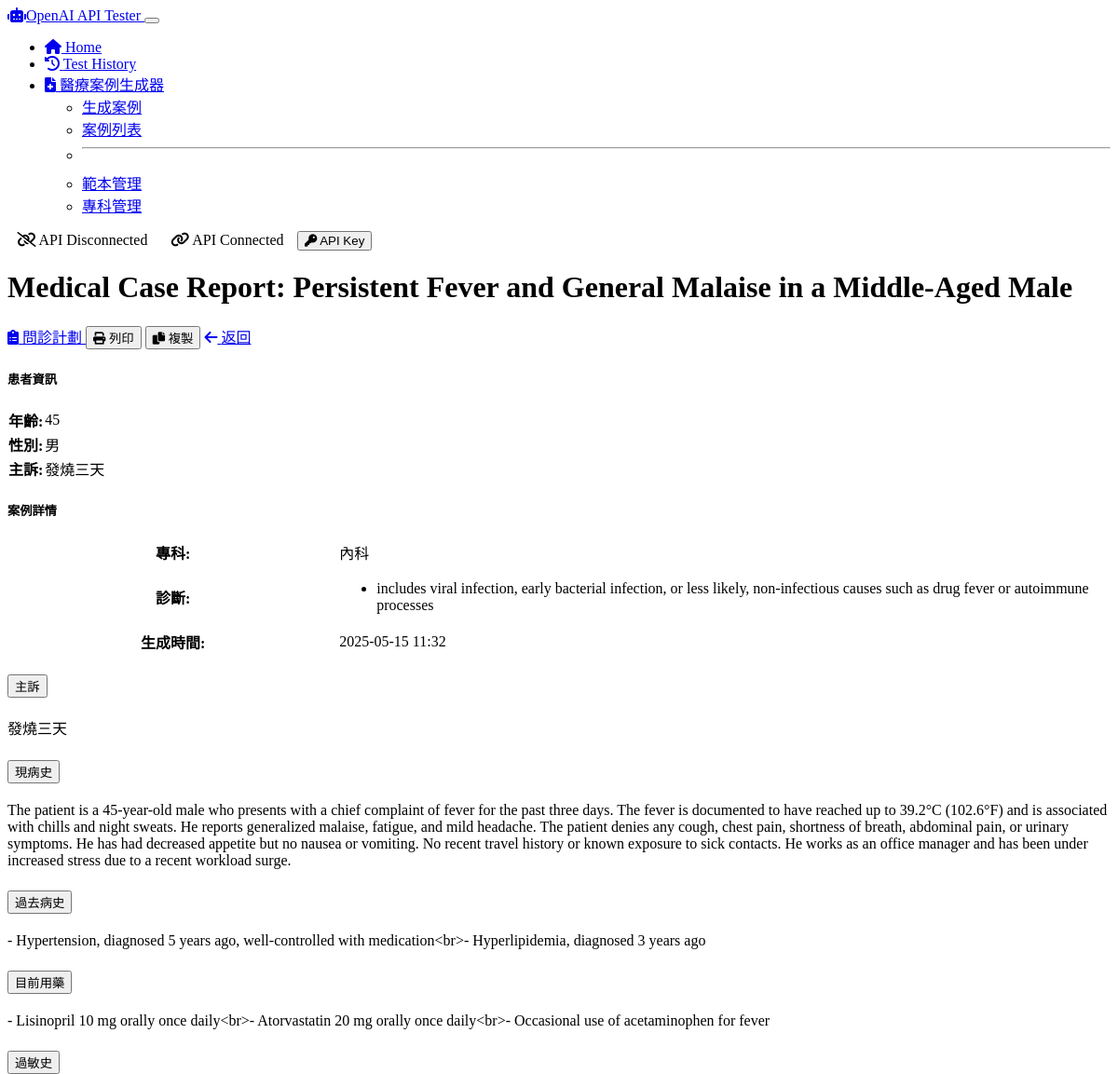
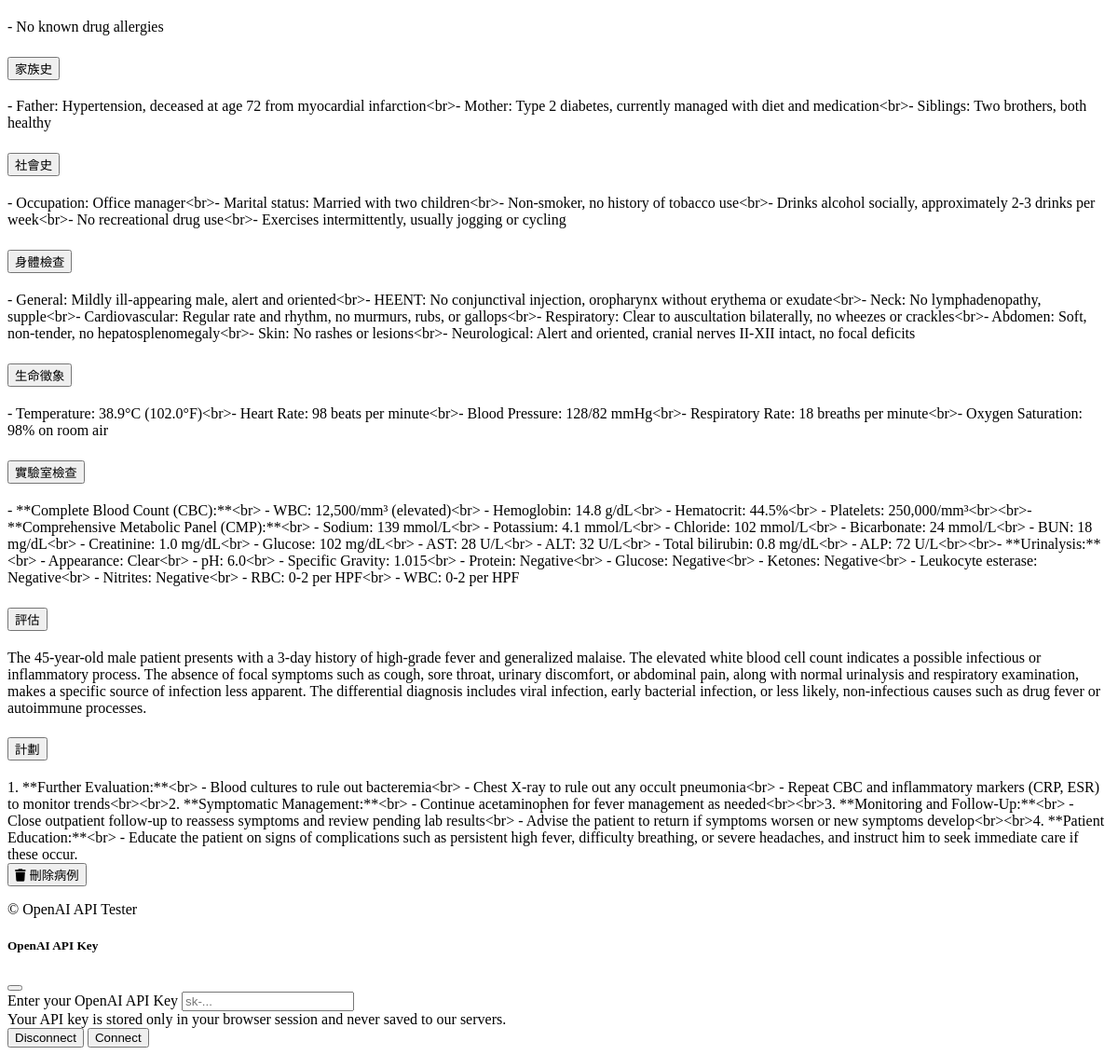
Screenshot of /medical/case/1 with the database file from the repository (2 pictures, top to bottom).
### models/medical_case.py (models this page shows, shortened)
class MedicalCase(db.Model):
    id = db.Column(db.Integer, primary_key=True)
    title = db.Column(db.String(200), nullable=False)
    patient_age = db.Column(db.Integer, nullable=True)
    patient_gender = db.Column(db.String(20), nullable=True)
    chief_complaint = db.Column(db.Text, nullable=False)
    history_present_illness = db.Column(db.Text, nullable=True)
    past_medical_history = db.Column(db.Text, nullable=True)
    medications = db.Column(db.Text, nullable=True)
    allergies = db.Column(db.Text, nullable=True)
    family_history = db.Column(db.Text, nullable=True)
    social_history = db.Column(db.Text, nullable=True)
    physical_examination = db.Column(db.Text, nullable=True)
    vital_signs = db.Column(db.Text, nullable=True)
    laboratory_results = db.Column(db.Text, nullable=True)
    imaging_results = db.Column(db.Text, nullable=True)
    assessment = db.Column(db.Text, nullable=True)
    plan = db.Column(db.Text, nullable=True)
    specialty_id = db.Column(db.Integer, db.ForeignKey('medical_specialty.id'), nullable=True)
    diagnoses = db.relationship('Diagnosis', backref='case', lazy=True, cascade="all, delete-orphan")
    questionnaire_items = db.relationship('QuestionnaireItem', backref='case', lazy=True, cascade="all, delete-orphan")
    prompt_used = db.Column(db.Text, nullable=True)
    system_message = db.Column(db.Text, nullable=True)
    ai_model = db.Column(db.String(50), nullable=True)
    created_at = db.Column(db.DateTime, default=datetime.utcnow)
    updated_at = db.Column(db.DateTime, default=datetime.utcnow, onupdate=datetime.utcnow)

class MedicalSpecialty(db.Model):
    id = db.Column(db.Integer, primary_key=True)
    name = db.Column(db.String(100), nullable=False, unique=True)
    description = db.Column(db.Text, nullable=True)
    cases = db.relationship('MedicalCase', backref='specialty', lazy=True)

class Diagnosis(db.Model):
    id = db.Column(db.Integer, primary_key=True)
    name = db.Column(db.String(200), nullable=False)
    description = db.Column(db.Text, nullable=True)
    icd_code = db.Column(db.String(20), nullable=True) # International Classification of Diseases code
    case_id = db.Column(db.Integer, db.ForeignKey('medical_case.id'), nullable=False)

### routes/medical_routes.py (the view)
@app.route('/medical/case/<int:id>', methods=['GET'])
def view_case(id):
    case = MedicalCase.query.get_or_404(id)
    return render_template('medical/view_case.html', case=case)

### templates/medical/view_case.html (shortened to what this page needs)
{% extends 'layout.html' %}
{% block content %}
<div class="container py-4">
    <div class="mb-4 d-flex justify-content-between align-items-center">
        <h1>{{ case.title }}</h1>
        <div>
            <a href="{{ url_for('case_questionnaire', id=case.id) }}" class="btn btn-primary">
                <i class="fas fa-clipboard-list me-1"></i> 問診計劃
            </a>
            <button class="btn btn-outline-secondary" id="printCaseBtn">
                <i class="fas fa-print me-1"></i> 列印
            </button>
            <button class="btn btn-outline-primary" id="copyCaseBtn">
                <i class="fas fa-copy me-1"></i> 複製
            </button>
            <a href="{{ url_for('list_cases') }}" class="btn btn-outline-secondary">
                <i class="fas fa-arrow-left me-1"></i> 返回
            </a>
        </div>
    </div>
    <div class="row mb-4">
        <div class="col-md-6">
            <div class="card h-100">
                <div class="card-header">
                    <h5 class="card-title mb-0">患者資訊</h5>
                </div>
                <div class="card-body">
                    <table class="table table-sm">
                        <tr>
                            <th width="30%">年齡:</th>
                            <td>{{ case.patient_age }}</td>
                        </tr>
                        <tr>
                            <th>性別:</th>
                            <td>{{ case.patient_gender }}</td>
                        </tr>
                        <tr>
                            <th>主訴:</th>
                            <td>{{ case.chief_complaint }}</td>
                        </tr>
                    </table>
                </div>
            </div>
        </div>
        <div class="col-md-6">
            <div class="card h-100">
                <div class="card-header">
                    <h5 class="card-title mb-0">案例詳情</h5>
                </div>
                <div class="card-body">
                    <table class="table table-sm">
                        <tr>
                            <th width="30%">專科:</th>
                            <td>{{ case.specialty.name if case.specialty else "未指定" }}</td>
                        </tr>
                        <tr>
                            <th>診斷:</th>
                            <td>
                                {% if case.diagnoses %}
                                    <ul class="mb-0 ps-3">
                                        {% for diagnosis in case.diagnoses %}
                                            <li>{{ diagnosis.name }}</li>
                                        {% endfor %}
                                    </ul>
                                {% else %}
                                    未指定
                                {% endif %}
                            </td>
                        </tr>
                        <tr>
                            <th>生成時間:</th>
                            <td>{{ case.created_at.strftime('%Y-%m-%d %H:%M') }}</td>
                        </tr>
                    </table>
                </div>
            </div>
        </div>
    </div>
    <div class="accordion shadow-sm" id="caseContentAccordion">
        {% if case.chief_complaint %}
        <div class="accordion-item">
            <h2 class="accordion-header" id="heading_chief_complaint">
                <button class="accordion-button" type="button" data-bs-toggle="collapse" data-bs-target="#collapse_chief_complaint" aria-expanded="true" aria-controls="collapse_chief_complaint">
                    主訴
                </button>
            </h2>
            <div id="collapse_chief_complaint" class="accordion-collapse collapse show" aria-labelledby="heading_chief_complaint" data-bs-parent="#caseContentAccordion">
                <div class="accordion-body">
                    {{ case.chief_complaint | nl2br }}
                </div>
            </div>
        </div>
        {% endif %}
        {% if case.history_present_illness %}
        <div class="accordion-item">
            <h2 class="accordion-header" id="heading_hpi">
                <button class="accordion-button collapsed" type="button" data-bs-toggle="collapse" data-bs-target="#collapse_hpi" aria-expanded="false" aria-controls="collapse_hpi">
                    現病史
                </button>
            </h2>
            <div id="collapse_hpi" class="accordion-collapse collapse" aria-labelledby="heading_hpi" data-bs-parent="#caseContentAccordion">
                <div class="accordion-body">
                    {{ case.history_present_illness | nl2br }}
                </div>
            </div>
        </div>
        {% endif %}
        {% if case.past_medical_history %}
        <div class="accordion-item">
            <h2 class="accordion-header" id="heading_pmh">
                <button class="accordion-button collapsed" type="button" data-bs-toggle="collapse" data-bs-target="#collapse_pmh" aria-expanded="false" aria-controls="collapse_pmh">
                    過去病史
                </button>
            </h2>
            <div id="collapse_pmh" class="accordion-collapse collapse" aria-labelledby="heading_pmh" data-bs-parent="#caseContentAccordion">
                <div class="accordion-body">
                    {{ case.past_medical_history | nl2br }}
                </div>
            </div>
        </div>
        {% endif %}
        {% if case.medications %}
        <div class="accordion-item">
            <h2 class="accordion-header" id="heading_meds">
                <button class="accordion-button collapsed" type="button" data-bs-toggle="collapse" data-bs-target="#collapse_meds" aria-expanded="false" aria-controls="collapse_meds">
                    目前用藥
                </button>
            </h2>
            <div id="collapse_meds" class="accordion-collapse collapse" aria-labelledby="heading_meds" data-bs-parent="#caseContentAccordion">
                <div class="accordion-body">
                    {{ case.medications | nl2br }}
                </div>
            </div>
        </div>
        {% endif %}
        {% if case.allergies %}
        <div class="accordion-item">
            <h2 class="accordion-header" id="heading_allergies">
                <button class="accordion-button collapsed" type="button" data-bs-toggle="collapse" data-bs-target="#collapse_allergies" aria-expanded="false" aria-controls="collapse_allergies">
                    過敏史
                </button>
            </h2>
            <div id="collapse_allergies" class="accordion-collapse collapse" aria-labelledby="heading_allergies" data-bs-parent="#caseContentAccordion">
                <div class="accordion-body">
                    {{ case.allergies | nl2br }}
                </div>
            </div>
        </div>
        {% endif %}
        {% if case.family_history %}
        <div class="accordion-item">
            <h2 class="accordion-header" id="heading_fam_hx">
                <button class="accordion-button collapsed" type="button" data-bs-toggle="collapse" data-bs-target="#collapse_fam_hx" aria-expanded="false" aria-controls="collapse_fam_hx">
                    家族史
                </button>
            </h2>
            <div id="collapse_fam_hx" class="accordion-collapse collapse" aria-labelledby="heading_fam_hx" data-bs-parent="#caseContentAccordion">
                <div class="accordion-body">
                    {{ case.family_history | nl2br }}
                </div>
            </div>
        </div>
        {% endif %}
        {% if case.social_history %}
        <div class="accordion-item">
            <h2 class="accordion-header" id="heading_soc_hx">
                <button class="accordion-button collapsed" type="button" data-bs-toggle="collapse" data-bs-target="#collapse_soc_hx" aria-expanded="false" aria-controls="collapse_soc_hx">
                    社會史
                </button>
            </h2>
            <div id="collapse_soc_hx" class="accordion-collapse collapse" aria-labelledby="heading_soc_hx" data-bs-parent="#caseContentAccordion">
                <div class="accordion-body">
                    {{ case.social_history | nl2br }}
                </div>
            </div>
        </div>
        {% endif %}
        {% if case.physical_examination %}
        <div class="accordion-item">
            <h2 class="accordion-header" id="heading_pe">
                <button class="accordion-button collapsed" type="button" data-bs-toggle="collapse" data-bs-target="#collapse_pe" aria-expanded="false" aria-controls="collapse_pe">
                    身體檢查
                </button>
            </h2>
            <div id="collapse_pe" class="accordion-collapse collapse" aria-labelledby="heading_pe" data-bs-parent="#caseContentAccordion">
                <div class="accordion-body">
                    {{ case.physical_examination | nl2br }}
                </div>
            </div>
        </div>
        {% endif %}
        {% if case.vital_signs %}
        <div class="accordion-item">
            <h2 class="accordion-header" id="heading_vitals">
                <button class="accordion-button collapsed" type="button" data-bs-toggle="collapse" data-bs-target="#collapse_vitals" aria-expanded="false" aria-controls="collapse_vitals">
                    生命徵象
                </button>
            </h2>
            <div id="collapse_vitals" class="accordion-collapse collapse" aria-labelledby="heading_vitals" data-bs-parent="#caseContentAccordion">
                <div class="accordion-body">
                    {{ case.vital_signs | nl2br }}
                </div>
            </div>
        </div>
        {% endif %}
        {% if case.laboratory_results %}
        <div class="accordion-item">
            <h2 class="accordion-header" id="heading_labs">
                <button class="accordion-button collapsed" type="button" data-bs-toggle="collapse" data-bs-target="#collapse_labs" aria-expanded="false" aria-controls="collapse_labs">
                    實驗室檢查
                </button>
            </h2>
            <div id="collapse_labs" class="accordion-collapse collapse" aria-labelledby="heading_labs" data-bs-parent="#caseContentAccordion">
                <div class="accordion-body">
                    {{ case.laboratory_results | nl2br }}
                </div>
            </div>
        </div>
        {% endif %}
        {% if case.assessment %}
        <div class="accordion-item">
            <h2 class="accordion-header" id="heading_assessment">
                <button class="accordion-button collapsed" type="button" data-bs-toggle="collapse" data-bs-target="#collapse_assessment" aria-expanded="false" aria-controls="collapse_assessment">
                    評估
                </button>
            </h2>
            <div id="collapse_assessment" class="accordion-collapse collapse" aria-labelledby="heading_assessment" data-bs-parent="#caseContentAccordion">
                <div class="accordion-body">
                    {{ case.assessment | nl2br }}
                </div>
            </div>
        </div>
        {% endif %}
        {% if case.plan %}
        <div class="accordion-item">
            <h2 class="accordion-header" id="heading_plan">
                <button class="accordion-button collapsed" type="button" data-bs-toggle="collapse" data-bs-target="#collapse_plan" aria-expanded="false" aria-controls="collapse_plan">
                    計劃
                </button>
            </h2>
            <div id="collapse_plan" class="accordion-collapse collapse" aria-labelledby="heading_plan" data-bs-parent="#caseContentAccordion">
                <div class="accordion-body">
                    {{ case.plan | nl2br }}
                </div>
            </div>
        </div>
        {% endif %}
    </div>
    <div class="mt-4 text-end">
        <form action="{{ url_for('delete_case', id=case.id) }}" method="POST" onsubmit="return confirm('確定要刪除這個病例嗎？此操作無法撤銷。');">
            <button type="submit" class="btn btn-danger">
                <i class="fas fa-trash me-1"></i> 刪除病例
            </button>
        </form>
    </div>
</div>
{% endblock %}

### rows the page displays
MedicalCase: title "Medical Case Report: Persistent Fever and General Malaise in a Middle-Aged Male", patient_age "45", patient_gender "男", chief_complaint "發燒三天", created_at "2025-05-15 11:32", history_present_illness "The patient is a 45-year-old male who presents with a chief complaint of fever for the past three days. The fever is documented to have reached up to 39.2°C (102.6°F) and is associated with chills and night sweats. He reports generalized malaise, fatigue, and mild headache. The patient denies any cough, chest pain, shortness of breath, abdominal pain, or urinary symptoms. He has had decreased appetite but no nausea or vomiting. No recent travel history or known exposure to sick contacts. He works as an office manager and has been under increased stress due to a recent workload surge.", past_medical_history "- Hypertension, diagnosed 5 years ago, well-controlled with medication<br>- Hyperlipidemia, diagnosed 3 years ago", medications "- Lisinopril 10 mg orally once daily<br>- Atorvastatin 20 mg orally once daily<br>- Occasional use of acetaminophen for fever", allergies "- No known drug allergies", family_history "- Father: Hypertension, deceased at age 72 from myocardial infarction<br>- Mother: Type 2 diabetes, currently managed with diet and medication<br>- Siblings: Two brothers, both healthy", social_history "- Occupation: Office manager<br>- Marital status: Married with two children<br>- Non-smoker, no history of tobacco use<br>- Drinks alcohol socially, approximately 2-3 drinks per week<br>- No recreational drug use<br>- Exercises intermittently, usually jogging or cycling", physical_examination "- General: Mildly ill-appearing male, alert and oriented<br>- HEENT: No conjunctival injection, oropharynx without erythema or exudate<br>- Neck: No lymphadenopathy, supple<br>- Cardiovascular: Regular rate and rhythm, no murmurs, rubs, or gallops<br>- Respiratory: Clear to auscultation bilaterally, no wheezes or crackles<br>- Abdomen: Soft, non-tender, no hepatosplenomegaly<br>- Skin: No rashes or lesions<br>- Neurological: Alert and oriented, cranial nerves II-XII intact, no focal deficits", vital_signs "- Temperature: 38.9°C (102.0°F)<br>- Heart Rate: 98 beats per minute<br>- Blood Pressure: 128/82 mmHg<br>- Respiratory Rate: 18 breaths per minute<br>- Oxygen Saturation: 98% on room air", laboratory_results "- **Complete Blood Count (CBC):**<br> - WBC: 12,500/mm³ (elevated)<br> - Hemoglobin: 14.8 g/dL<br> - Hematocrit: 44.5%<br> - Platelets: 250,000/mm³<br><br>- **Comprehensive Metabolic Panel (CMP):**<br> - Sodium: 139 mmol/L<br> - Potassium: 4.1 mmol/L<br> - Chloride: 102 mmol/L<br> - Bicarbonate: 24 mmol/L<br> - BUN: 18 mg/dL<br> - Creatinine: 1.0 mg/dL<br> - Glucose: 102 mg/dL<br> - AST: 28 U/L<br> - ALT: 32 U/L<br> - Total bilirubin: 0.8 mg/dL<br> - ALP: 72 U/L<br><br>- **Urinalysis:**<br> - Appearance: Clear<br> - pH: 6.0<br> - Specific Gravity: 1.015<br> - Protein: Negative<br> - Glucose: Negative<br> - Ketones: Negative<br> - Leukocyte esterase: Negative<br> - Nitrites: Negative<br> -…", assessment "The 45-year-old male patient presents with a 3-day history of high-grade fever and generalized malaise. The elevated white blood cell count indicates a possible infectious or inflammatory process. The absence of focal symptoms such as cough, sore throat, urinary discomfort, or abdominal pain, along with normal urinalysis and respiratory examination, makes a specific source of infection less apparent. The differential diagnosis includes viral infection, early bacterial infection, or less likely, non-infectious causes such as drug fever or autoimmune processes.", plan "1. **Further Evaluation:**<br> - Blood cultures to rule out bacteremia<br> - Chest X-ray to rule out any occult pneumonia<br> - Repeat CBC and inflammatory markers (CRP, ESR) to monitor trends<br><br>2. **Symptomatic Management:**<br> - Continue acetaminophen for fever management as needed<br><br>3. **Monitoring and Follow-Up:**<br> - Close outpatient follow-up to reassess symptoms and review pending lab results<br> - Advise the patient to return if symptoms worsen or new symptoms develop<br><br>4. **Patient Education:**<br> - Educate the patient on signs of complications such as persistent high fever, difficulty breathing, or severe headaches, and instruct him to seek immediate care if…"
MedicalSpecialty: specialty "內科"
Diagnosis: name "includes viral infection, early bacterial infection, or less likely, non-infectious causes such as drug fever or autoimmune processes"
